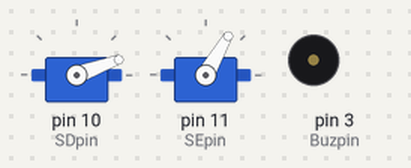
Simulated run of this sketch. Board: Arduino Uno, built with avr-gcc and run on an emulated ATmega328P. On the bench: 2 × servo, buzzer (waves = sounding, pin HIGH).

Above: at 0.05 s.
At 2.15 s:
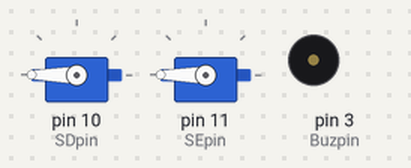
At 4.3 s:
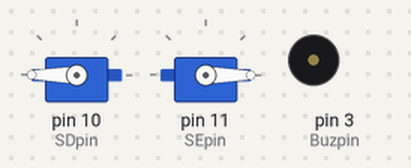
At 9.3 s:
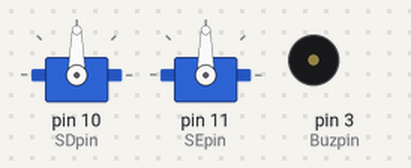
Timing chart, 0 to 12.1 s (numbered marks = the images above):
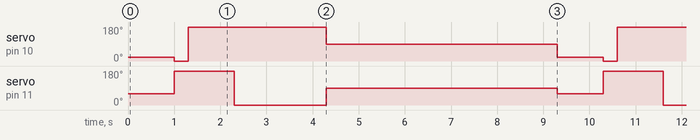

Measured:
- by itself, servo on pin 10 (SDpin): repeats every 9.3 s: 180° 3.0 s, 90° 5.0 s, 20° 1.0 s, 0° 0.30 s
- by itself, servo on pin 11 (SEpin): repeats every 9.3 s: 0° 2.0 s, 90° 5.0 s, 60° 1.0 s, 180° 1.3 s

The sketch:

servo_feira.ino
```cpp
#include <Servo.h>

#define SDpin 10
#define SEpin 11
#define Buzpin 3

Servo direita;
Servo esquerda;
int D = 0, E = 0, atual = 0, i;
boolean cont = 0, mudanca;
String comando;
bool modo = 0, bug = 0;

void frente(int tempo) {
  direita.write(20);
  esquerda.write(60);
  delay(tempo);
}
void tras(int tempo) {
  direita.write(180);
  esquerda.write(180);
  delay(tempo);
}
void gira_esq(int tempo) {
  direita.write(180);
  esquerda.write(0);
  delay(tempo);
}
void gira_dir(int tempo) {
  direita.write(0);
  esquerda.write(180);
  delay(tempo);
}
void para(int tempo) {
  direita.write(90);
  esquerda.write(90);
  delay(tempo);
}

void anda(int dir, int esq, int tempo) {
  direita.write(dir);
  if (esq == 180)esq = 140; //correção de velocidade
  if (esq == 0)esq = 60; //correção de velocidade

  esquerda.write(esq);
  delay(tempo);
  Serial.print(dir);
  Serial.print(esq);
}


void setup() {
  direita.attach(SDpin);
  esquerda.attach(SEpin);
  pinMode(Buzpin, OUTPUT);
  Serial.begin(9600);
}

void loop() {
  frente(1000);
  gira_dir(300);
  tras(1000);
  gira_esq(2000);
  para(5000);
  }
```
